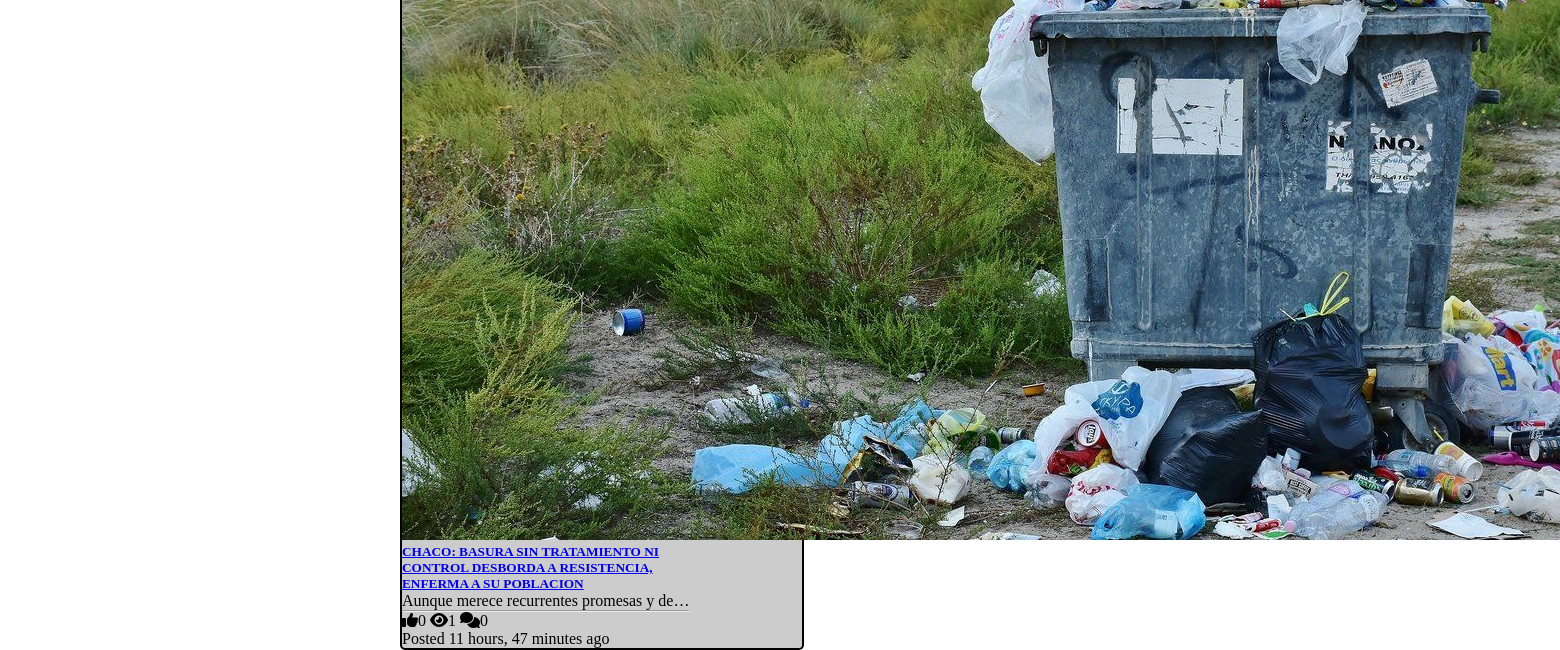
/ (lower part), run on an earlier commit of the app's database.
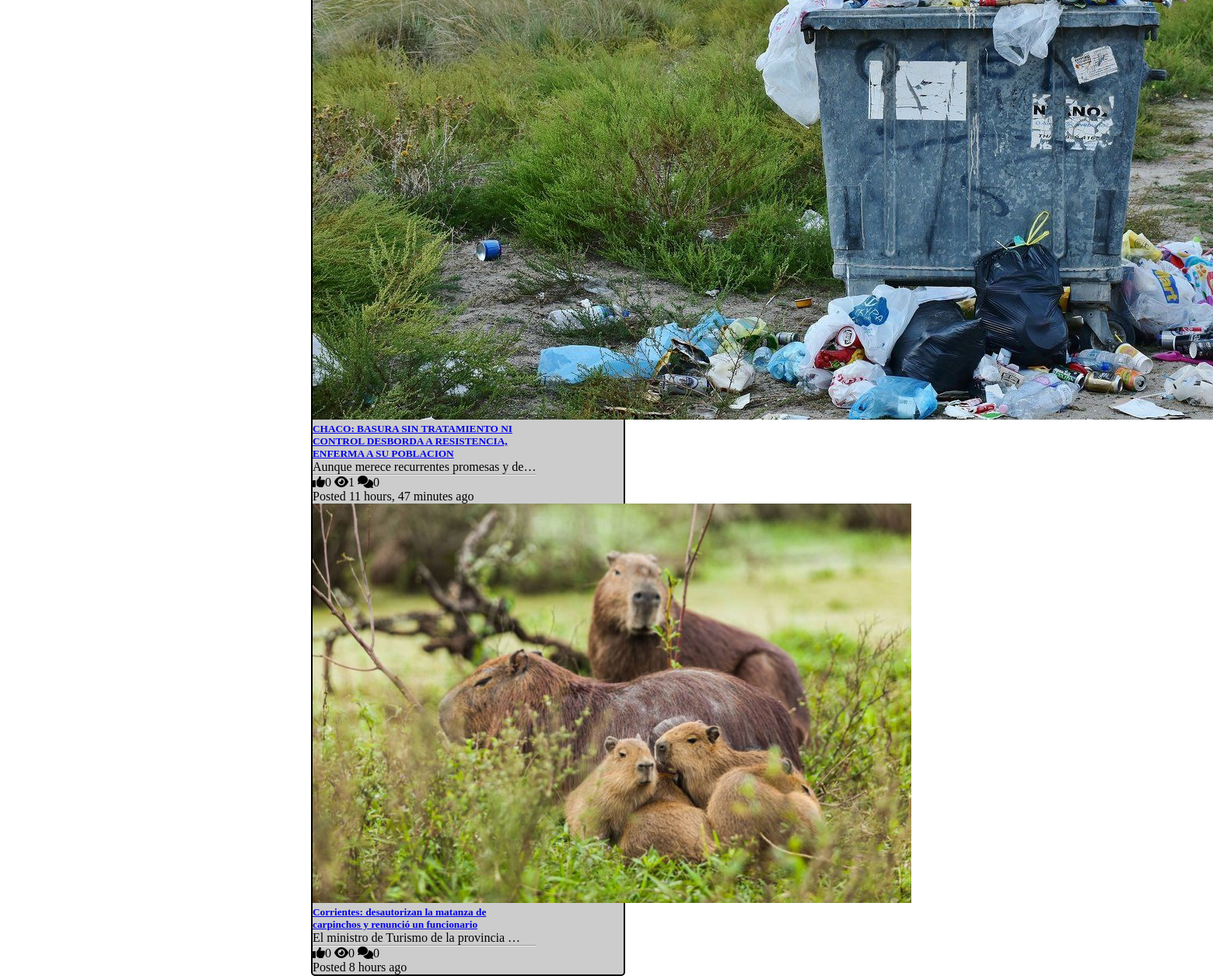
And on a later commit of the database.
### posts/models.py (models this page shows, shortened)
class Post(models.Model):
    title= models.CharField(max_length=100)
    content= models.TextField()
    thumbnail = models.ImageField()
    publish_date = models.DateTimeField(auto_now_add=True)
    last_updated=models.DateTimeField(auto_now=True)
    author = models.ForeignKey(User, on_delete=models.CASCADE)
    slug = models.SlugField()
    def get_absolute_url(self):
        return reverse("detail", kwargs={
            'slug': self.slug
        })
    @property
    def get_comment_count(self):
       return self.comment_set.all().count()
    @property
    def get_view_count(self):
       return self.postview_set.all().count()
    @property
    def get_like_count(self):
       return self.like_set.all().count()

### posts/views.py (the view)
# urls.py: path('',PostListView.as_view(), name='list'),
class PostListView(ListView):
     model = Post

### templates/posts/post_list.html
{% extends "base.html" %}
{% block content %}
<div class="container">
    <div class="row">
        {% for object in object_list %}
        <div class="col-2">
            <div class="card" style="width: 18rem;">
                <img src="{{ object.thumbnail.url }}" class="card-img-top" alt="...">
                <div class="card-body">
                    <a href="{{ object.get_absolute_url }}">
                        <h5 class="card-title">{{ object.title}}</h5>
                    </a>
                    <p class="card-text">{{ object.content|truncatechars:40 }}</p>
                    <hr/>
                    <p>
                        <span><i class="fas fa-thumbs-up ml-2"></i>{{ object.get_like_count }}</span>
                        <span><i class="fas fa-eye ml-2"></i>{{ object.get_view_count }}</span>
                        <span><i class="fas fa-comments ml-2"></i>{{ object.get_comment_count }}</span>
                    </p>
                    <p class="cardd-text">
                       Posted {{object.publish_date|timesince}} ago
                    </p>
                </div>
            </div>
        </div>
        {% endfor %}
    </div>
</div>
{% endblock content %}

### templates/base.html (shortened to what this page needs)
{% load static %}
<!doctype html>
<html lang="en">
<head>
    <link rel="stylesheet" href="{% static '/style.css' %}">
</head>
<body>
    {% block content %}{% endblock content %}
</html>

### static/style.css (style rules this page uses)
* { margin: 0; padding: 0; }
body { background: white; font-family: Calibri; }
.container { background-color: #ccc; width: 400px; margin-left: 400px; margin-top: 100px; border: solid, 2px; justify-content: center; border-radius: 5px; }

What changed in the data, as far as the page shows it:
added Post: thumbnail (picture), title "Corrientes: desautorizan la matanza de carpinchos y renunció un funcionario", content "El ministro de Turismo de la provincia …", get_like_count "0", get_view_count "0", get_comment_count "0", publish_date "8 hours"
